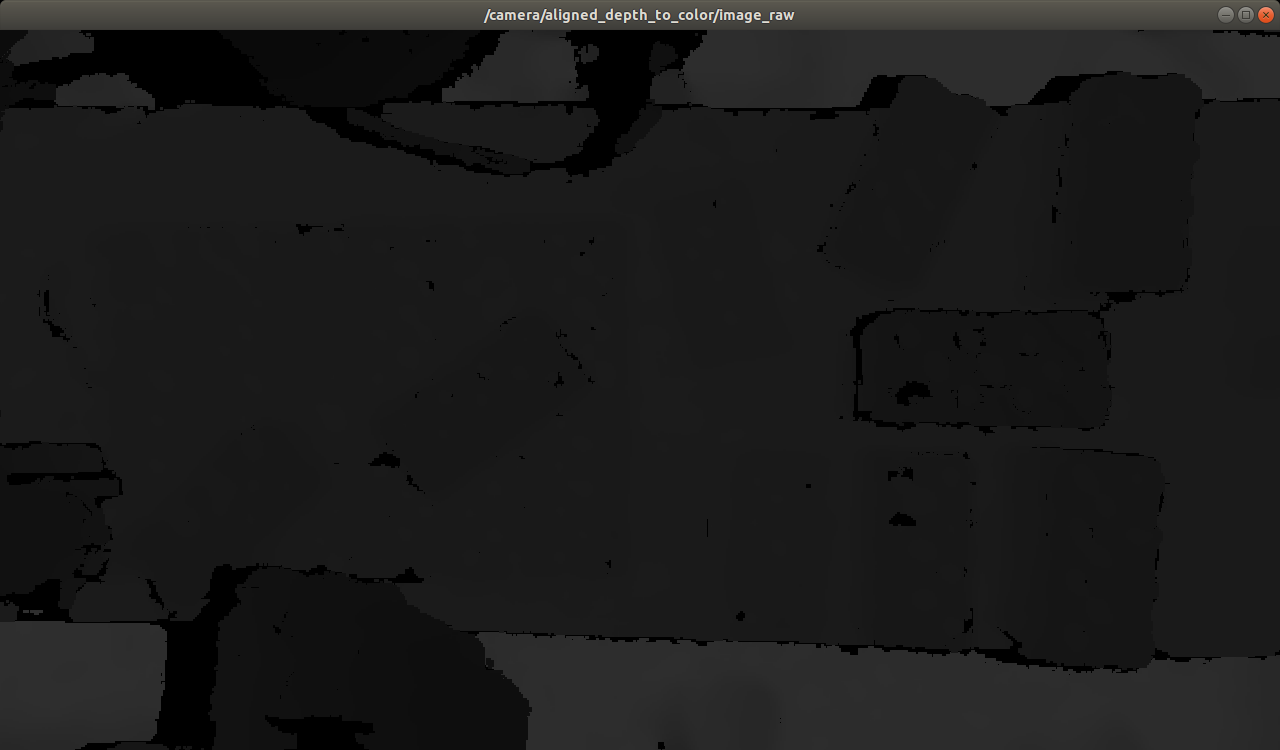
#> input picture kyle_depth_1.png, 1280 x 750 px
$ python click_pixel.py
#> lines starting #> are read from the running program, lines starting #| are printed output that depends on the picture
import cv2
import numpy as np
from scipy import signal


###############################################
min=10000
max=0
def callback(value):
    pass

# [6 lines left out: function get_trackbar_values, not called in this run]
track_vals={"depth":["alpha"]}
# [56 lines left out: functions click_event, get_average_Hue, not called in this run]

cv2.namedWindow("trackbars", 0)
cv2.createTrackbar("alpha", "trackbars", 6, 200, callback)

# image_file_path="bag_images/rgb/frame000000.png"
image_file_path="kyle_depth_1.png"
# image_file_path="frame000000.png"
img=cv2.imread(image_file_path)
#> img is the input picture: shape (750, 1280, 3); mean B, G, R 27.3, 27.6, 27.7
img=img[:,257:,:]
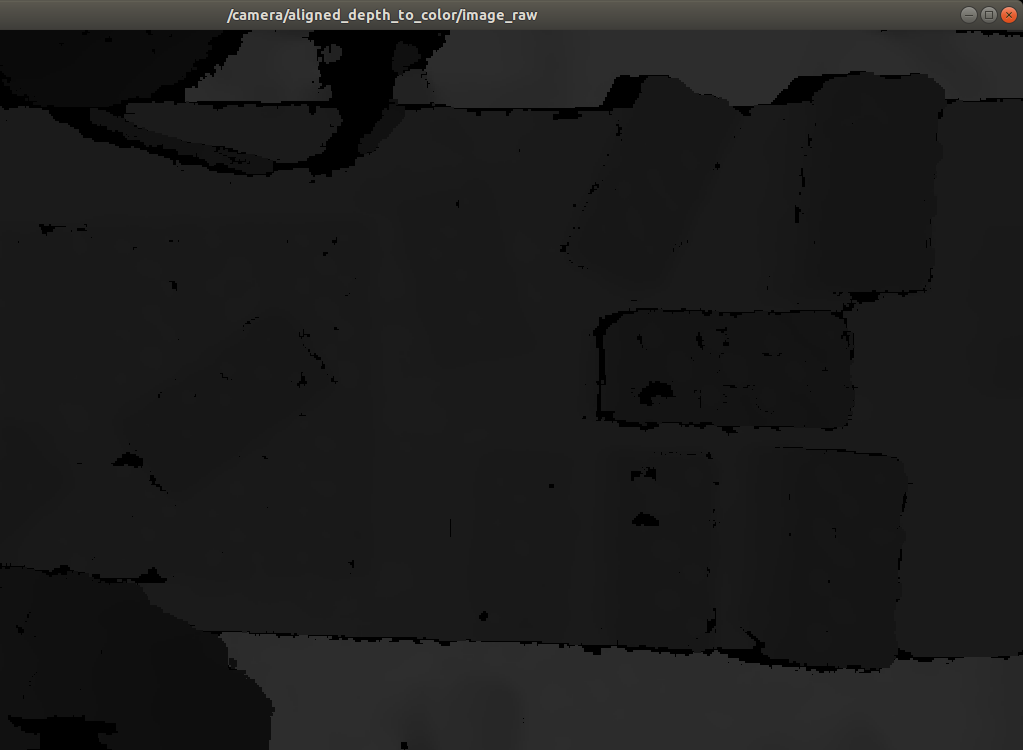
#> img: shape (750, 1023, 3); mean B, G, R 27.8, 28.1, 28.2
img2=cv2.cvtColor(img,cv2.COLOR_BGR2HSV)
#> img2: shape (750, 1023, 3); mean H, S, V 1.1, 1.2, 28.3

while True:


    # alph=get_trackbar_values('depth')[0]
    # # img = cv2.applyColorMap(cv2.convertScaleAbs(img,alpha=alph),cv2.COLORMAP_HOT)
    # img2=cv2.imread("kyle_color_1.png")


    cv2.imshow("image",img)
    # cv2.imshow("color image",img2)


    cv2.setMouseCallback('image', click_event)
    key=cv2.waitKey(10)
#> (key q is pressed here)
    if key==ord('q'):

        cv2.destroyAllWindows()
        break
